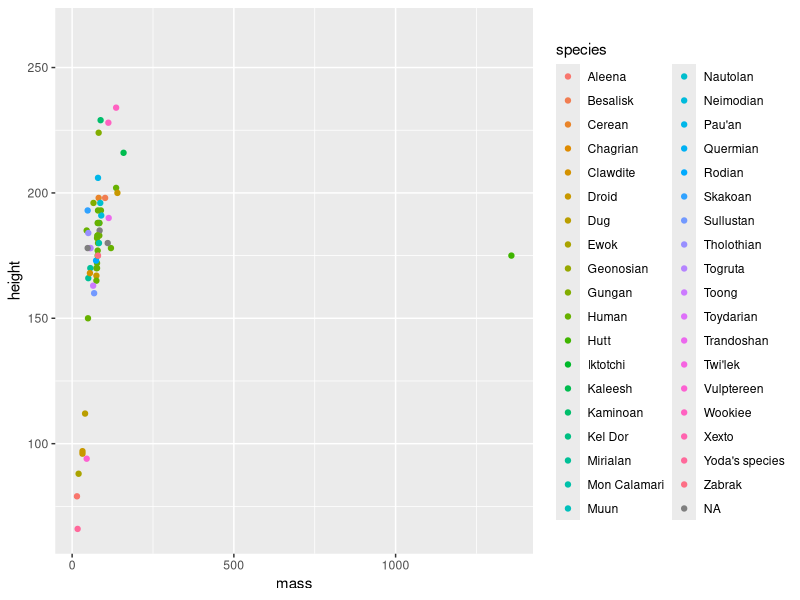
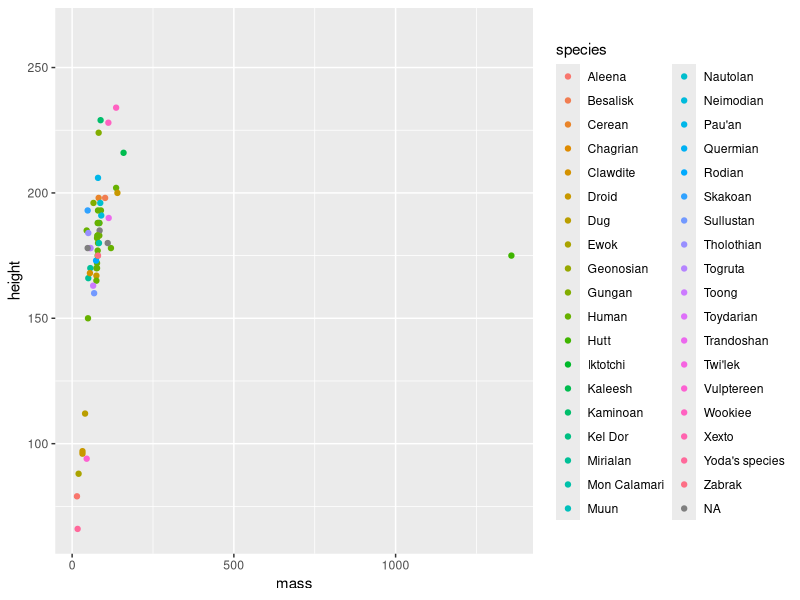

Source code (R) for these figures, in order:
library(dplyr)
data("starwars")

# PIPE - proste przykłady
head(starwars)
starwars %>% 
    head()

apply(starwars, 2, class)
starwars %>% 
    apply(2, class)

# Policzmy średni wzrost brązowookich ludzi
mean(starwars[starwars$eye_color == "brown" & 
                  starwars$species == "Human", ]$height, na.rm = TRUE)
starwars %>% 
    filter(eye_color == "brown" & species == "Human") %>% 
    pull(height) %>% 
    mean(na.rm = TRUE)

# Policzmy średnią wagę po miejscu zamieszkania i płci
aggregate(mass ~ homeworld + gender, data = starwars, FUN = mean, na.rm = TRUE)

starwars %>% 
    group_by(homeworld, gender) %>% 
    summarise(mean_weight = mean(mass, na.rm = TRUE))

# Narysujmy jakiś wykres
library(ggplot2)

ggplot(starwars, aes(mass, height, colour = species)) + geom_point()

starwars %>% 
    ggplot(aes(mass, height, colour = species)) + geom_point()

# Stwórzmy nowe zmienne
starwars %>% 
    mutate(dlugosc_imienia = nchar(name)) %>% 
    select(name, dlugosc_imienia) %>% 
    arrange(-dlugosc_imienia) %>% 
    rename(name_length = dlugosc_imienia)



